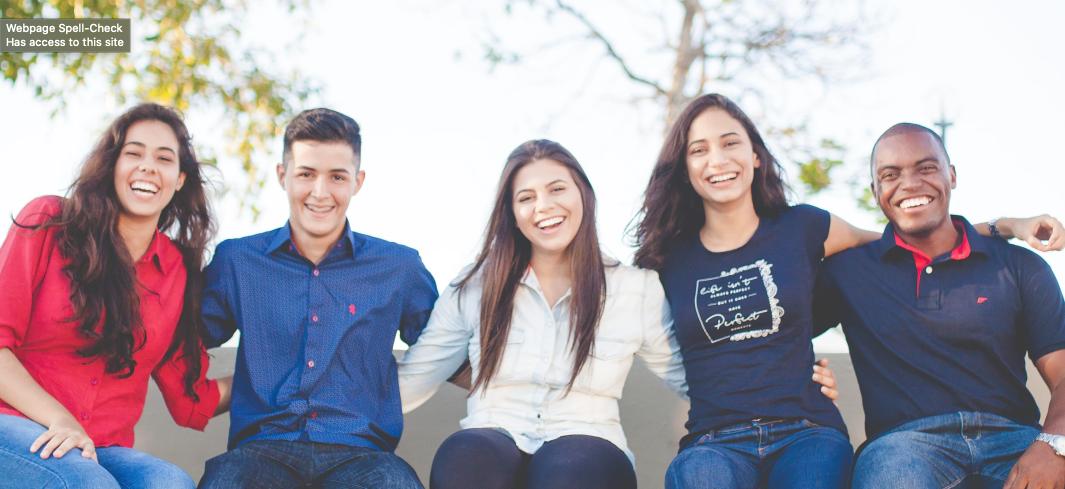
#> input picture Projects for Fun/1_Face _Filters/people.png, 2130 x 978 px, given in place of people.jpg, which was not available (shown at 1/2 size)
$ jupyter execute --allow-errors 'Face Filters.ipynb'
#> lines starting #> are read from the running program, lines starting #| are printed output that depends on the picture; after the words box and inside, x2 and y2 are one past the last pixel; in counts of white or black regions, pixels touching at a corner belong together; pictures that were not available may be replaced by others from this repository, and a replacement may not be noted
[cell 1]
import cv2
import numpy as np

#path to classifiers
path = '/Users/anmol/opt/anaconda3/lib/python3.7/site-packages/cv2/data/'

#get image classifiers
face_cascade = cv2.CascadeClassifier(path +'haarcascade_frontalface_default.xml')
eye_cascade = cv2.CascadeClassifier(path +'haarcascade_eye.xml')

[cell 2]
#read image
img = cv2.imread('people.jpg')
#> img is the input picture: shape (978, 2130, 3); mean B, G, R 169.1, 158.6, 164.7

#convert to gray
gray = cv2.cvtColor(img, cv2.COLOR_BGR2GRAY)
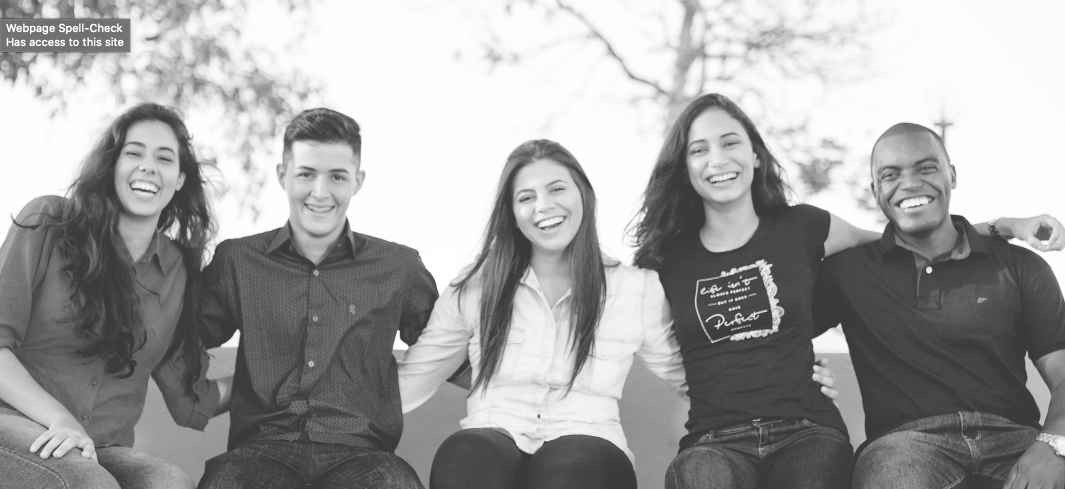
#> gray: shape (978, 2130) (shown at 1/2 size); min 46, max 255, mean 161.7

#detect faces
faces = face_cascade.detectMultiScale(gray, 1.3, 5)
#> faces = [[1345, 225, 173, 173], [213, 243, 172, 172], [557, 287, 170, 170], [1001, 322, 171, 171], [219, 375, 171, 171]]

#for each face
for (x,y,w,h) in faces:
    #draw rectangle around face
    img = cv2.rectangle(img,(x,y),(x+w,y+h),(255,0,0),2)
    #select face as region of interest
    roi_g = gray[y:y+h,x:x+h]
    roi_c = img[y:y+h,x:x+h]
    #within region of interest find eyes
    eyes = eye_cascade.detectMultiScale(roi_g)
    #for each eye
    for (ex,ey,ew,eh) in eyes:
        #draw retangle around eye
        cv2.rectangle(roi_c, (ex,ey),(ex+ew,ey+eh),(0,255,0),2)
#> this loop made 5 passes
#> (x, y, w, h, eyes) on passes 1 to 4: (1345, 225, 173, 173, [[91, 40, 46, 46], [32, 54, 43, 43]]), (213, 243, 172, 172, [[78, 88, 27, 27], [92, 52, 42, 42], [32, 42, 45, 45]]), (557, 287, 170, 170, [[34, 41, 44, 44], [97, 49, 38, 38], [100, 119, 22, 22]]), (1001, 322, 171, 171, [[91, 38, 39, 39], [30, 53, 43, 43]])
#> pass 1, `img = cv2.rectangle(img,(x,y),(x+w,y+h),(255,0,0),2)`:
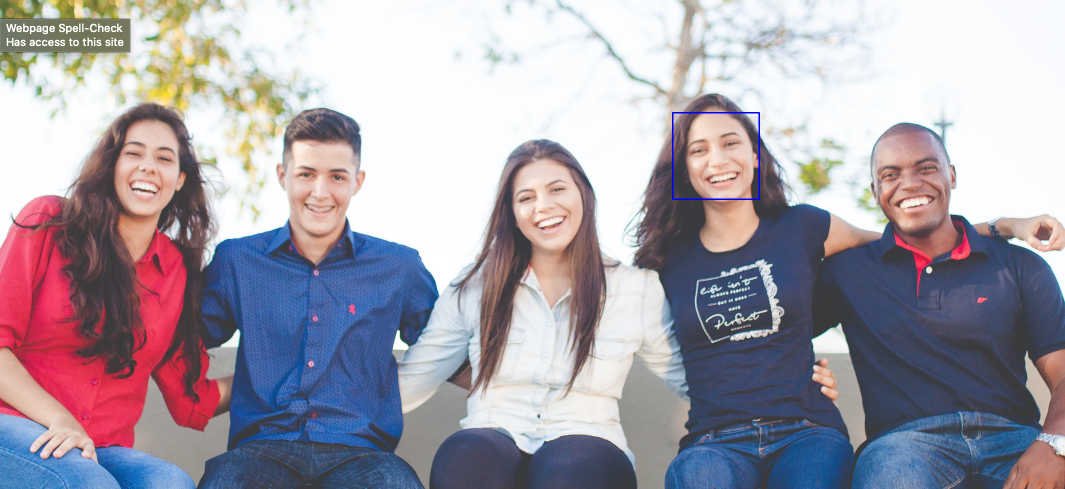
#> img: shape (978, 2130, 3) (shown at 1/2 size); 0.1% of pixels changed, all inside (x1, y1, x2, y2) = (1344, 224, 1520, 400)
#> pass 1, `roi_g = gray[y:y+h,x:x+h]`:
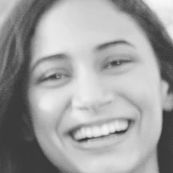
#> roi_g: shape (173, 173); min 51, max 247, mean 160.5
#> pass 1, `roi_c = img[y:y+h,x:x+h]`:
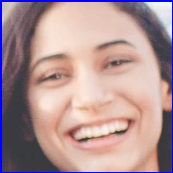
#> roi_c: shape (173, 173, 3); mean B, G, R 149.4, 148.6, 176.5
#> pass 2, `img = cv2.rectangle(img,(x,y),(x+w,y+h),(255,0,0),2)`:
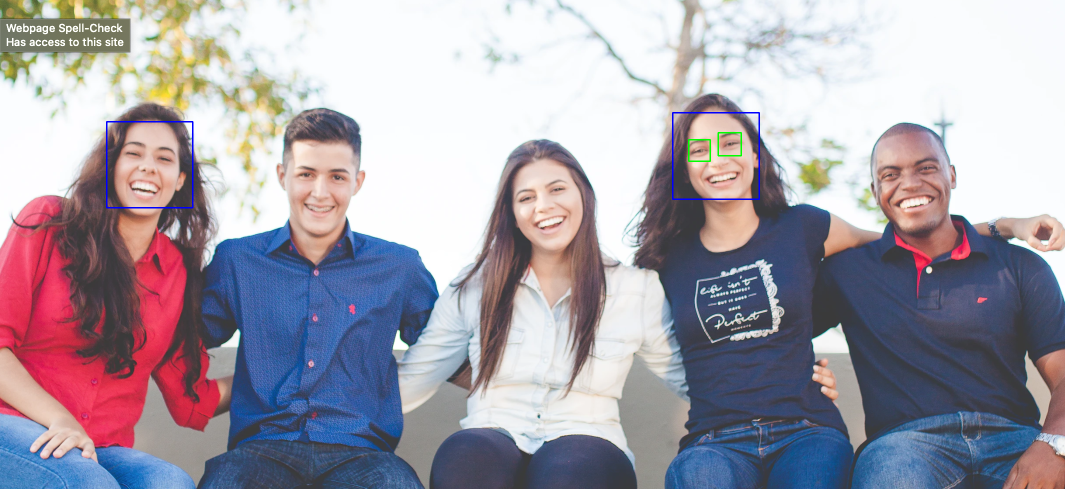
#> img: shape (978, 2130, 3) (shown at 1/2 size); 0.15% of pixels changed, all inside (x1, y1, x2, y2) = (212, 242, 1484, 417)
#> after the loop:
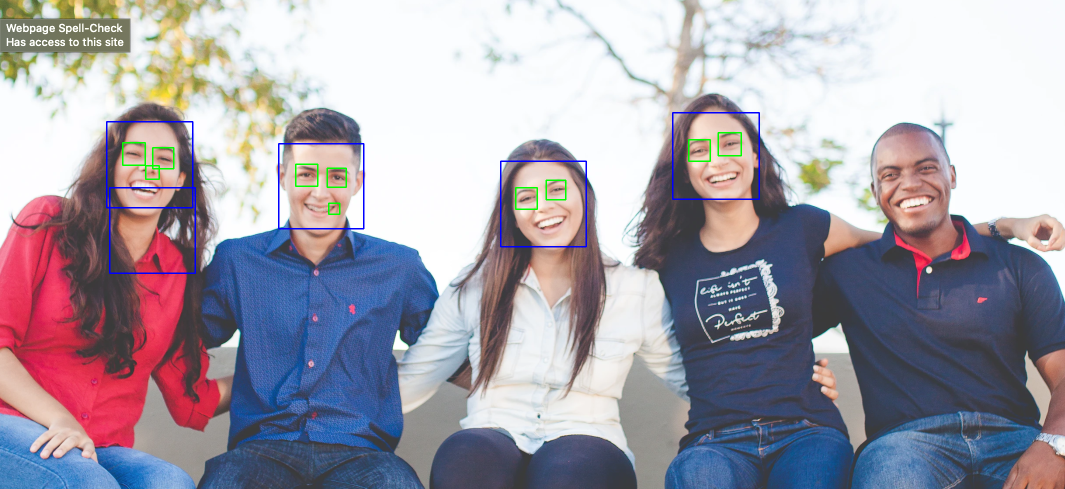
#> img: shape (978, 2130, 3) (shown at 1/2 size); 0.46% of pixels changed, all inside (x1, y1, x2, y2) = (218, 284, 1174, 548)
#> after the loop:
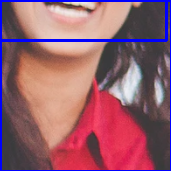
#> roi_c: shape (171, 171, 3); mean B, G, R 109.4, 95.3, 147.9
#> after the loop:
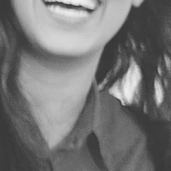
#> roi_g: shape (171, 171); min 54, max 242, mean 117.1

cv2.imshow('img',img) #shows image
cv2.waitKey(0) #waits until a key is pressed to progress
cv2.destroyAllWindows() #closes windows
